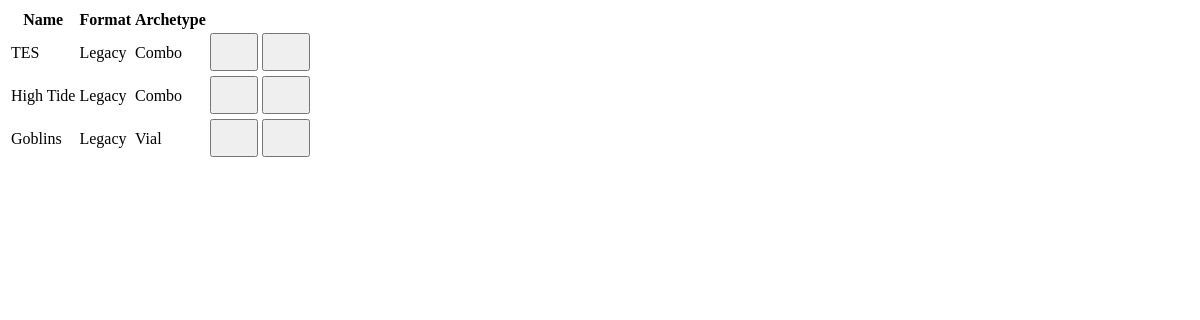
/get_decks_list, run on an earlier commit of the app's database.
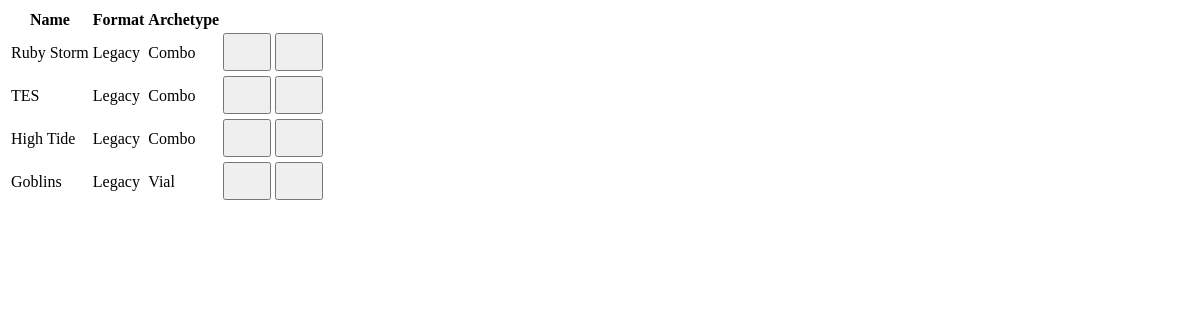
And on a later commit of the database.
### base/models.py (models this page shows, shortened)
class Deck(models.Model):
    name = models.CharField(verbose_name="deck name", max_length=25)
    mtgFormat = models.ForeignKey(
        MtgFormat, null=True, on_delete=models.CASCADE)
    archetype = models.ForeignKey(
        Archetype, null=True, on_delete=models.CASCADE)
    dateCreated = models.DateTimeField(default=timezone.now)

class MtgFormat(models.Model):
    name = models.CharField(max_length=200)
    def __str__(self):
        return self.name

class Archetype(models.Model):
    name = models.CharField(verbose_name="Archetype", max_length=40)
    mtgFormat = models.ForeignKey(
        MtgFormat, null=True, on_delete=models.CASCADE)
    def __str__(self):
        return str(self.name)

### base/views.py (the view)
# urls.py: path('get_decks_list', views.get_decks_list, name='get_decks_list'),
def get_decks_list(request):
    print("got it")
    decks_list = Deck.objects.all().order_by('-dateCreated')
    context = {
        "decks": decks_list
    }
    return render(request, 'base/partials/decks_list.html', context)

### base/templates/base/partials/decks_list.html
<table class="table table-hover">
    <thead>
        <th>Name</th>
        <th>Format</th>
        <th>Archetype</th>
        <th></th>
        <th></th>
    </thead>
    <tbody>
        {% for deck in decks %}
            <tr>
                <td>{{ deck.name }}</td>
                <td>{{ deck.mtgFormat }}</td>
                <td>{{ deck.archetype }}</td>
                <td>
                    <button class='btn' hx-get="{% url 'edit_deck' deck.pk %}" hx-target="closest tr" hx-swap="outerHTML"><svg class="bi bi-pencil" width="32" height="32"><use xlink:href="#pencil"></svg></button>
                    <button class='btn' hx-confirm='Are you Sure?' hx-target="closest tr" hx-swap="outerHTML swap:1s" hx-delete="{% url 'delete_deck' deck.pk %}"><svg class="bi bi-trash3" width="32" height="32"><use xlink:href="#trash3"></svg></button>
                </td>
            </tr>
        {% endfor %}
    </tbody>
</table>

What changed in the data, as far as the page shows it:
added Deck: name "Ruby Storm", mtgFormat "Legacy", archetype "Combo"
